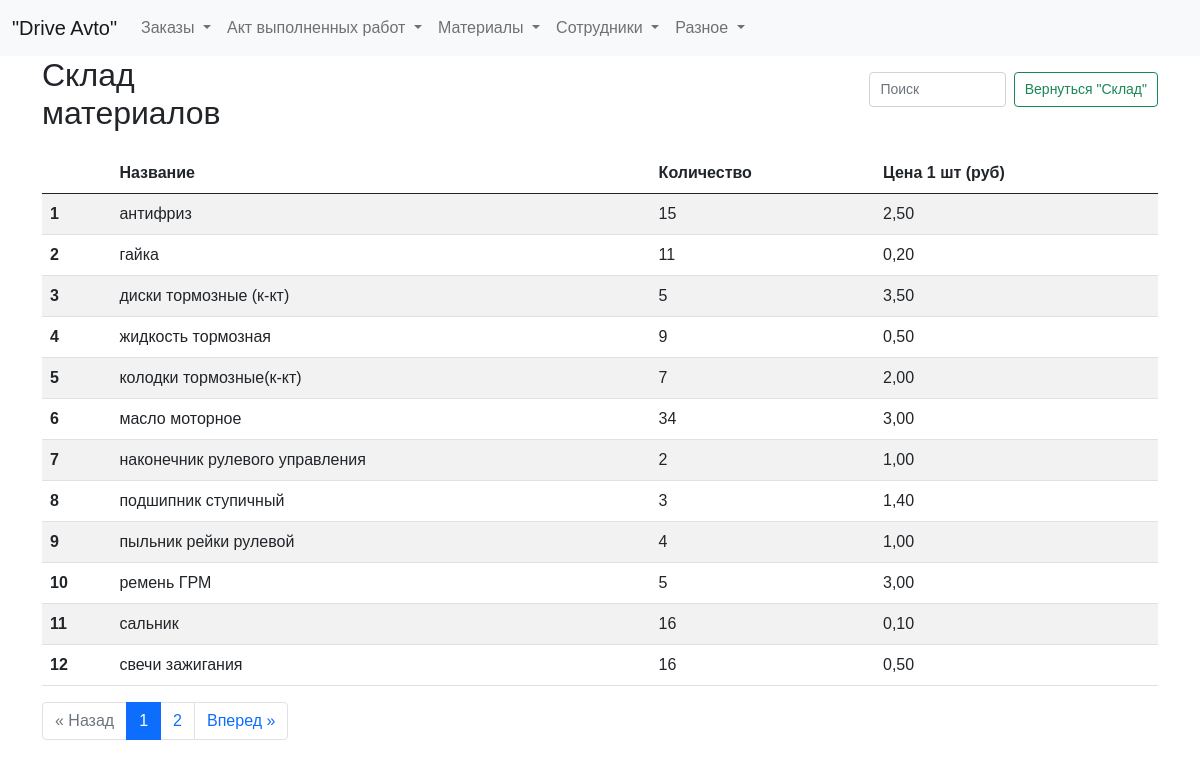
The app's page /stock with its own data.
### tables this page shows
CREATE TABLE stock_plus (
id integer PRIMARY KEY AUTOINCREMENT,
name text NOT NULL,
quantity integer NOT NULL,
price_unit integer NOT NULL
);

### fcompany.py (the view)
@app.route("/stock")
def showStock():
    page = request.args.get('page', 1, type=int)
    per_page = 12  # Количество элементов на странице
    stock_query = dbase.getStock()  # Получаем все элементы склада
    total_items = len(stock_query)  # Получаем общее количество элементов
    total_pages = ceil(total_items / per_page)  # Вычисляем общее количество страниц
    start_index = (page - 1) * per_page
    end_index = start_index + per_page
    stock = stock_query[start_index:end_index]  # Получаем элементы текущей страницы
    pagination = {
        'page': page,
        'per_page': per_page,
        'total_pages': total_pages,
        'total_items': total_items
    }
    return render_template("stock.html", title="Склад материалов", stock=stock, pagination=pagination)

### fcompany.py (called while the page is built)
def connect_db():  # общая функция для установления соединения с БД
    conn = sqlite3.connect(app.config['DATABASE'])
    conn.row_factory = sqlite3.Row  # записи будут представлены не в виде кортежей, а в виде словаря (для исп в шаблонах)
    return conn

def get_db():
    if not hasattr(g, 'link_db'):
        g.link_db = connect_db()
    return g.link_db

@app.before_request
def before_request():
    global dbase
    db = get_db()
    dbase = FDataBase(db)

### templates/stock.html (shortened to what this page needs)
{% extends 'base.html' %}
{% block content %}
<div class="header-container">
  <h2>Склад материалов</h2>
  <form class="d-flex search-form" role="search">
    <input class="form-control me-2 narrow-search" type="search" id="searchInput" placeholder="Поиск" aria-label="Search">
    <button class="btn btn-outline-success narrow-button" type="submit">Вернуться "Склад"</button>
  </form>
</div>
<table id="myTable" class="table table-striped">
  <thead>
    <tr>
      <th scope="col"></th>
      <th scope="col">Название</th>
      <th scope="col">Количество</th>
      <th scope="col">Цена 1 шт (руб)</th>
    </tr>
  </thead>
  <tbody>
    {% for row in stock %}
    <tr>
      <th scope="row">{{ loop.index }}</th>
      <td>{{ row.name_total }}</td>
      <td>{{ row.quantity_total }}</td>
      <td>{{ ('%.2f' % (row.price_unit_total / 100) ) | replace('.', ',') }}</td>
    </tr>
    {% endfor %}
  </tbody>
</table>
{% if pagination.total_items > pagination.per_page %}
<nav aria-label="Page navigation">
  <ul class="pagination justify-content-center">
    {% if pagination.page > 1 %}
      <li class="page-item"><a class="page-link" href="{{ url_for('showStock', page=pagination.page-1) }}">&laquo; Назад</a></li>
    {% else %}
      <li class="page-item disabled"><span class="page-link">&laquo; Назад</span></li>
    {% endif %}
    {% for page_num in range(1, pagination.total_pages+1) %}
      {% if page_num == pagination.page %}
        <li class="page-item active"><span class="page-link">{{ page_num }}</span></li>
      {% else %}
        <li class="page-item"><a class="page-link" href="{{ url_for('showStock', page=page_num) }}">{{ page_num }}</a></li>
      {% endif %}
    {% endfor %}
    {% if pagination.page < pagination.total_pages %}
      <li class="page-item"><a class="page-link" href="{{ url_for('showStock', page=pagination.page+1) }}">Вперед &raquo;</a></li>
    {% else %}
      <li class="page-item disabled"><span class="page-link">Вперед &raquo;</span></li>
    {% endif %}
  </ul>
</nav>
{% endif %}
{% endblock %}

### static/css/styles.css (style rules this page uses)
input.form-control { width: 100%; }
.narrow-button { max-width: 250px; white-space: nowrap; font-size: 16px; }
.narrow-search { max-width: 400px; }
.header-container { display: flex; justify-content: space-between; align-items: center; margin-bottom: 20px; }
.search-form { margin-left: 300px; }
h2 { margin: 0; margin-right: 300px; }
html, body { font-family: 'Arial'; margin: 0; padding: 0; height: 100%; width: 100%; }
a { color: #0059b2; text-decoration: none; }
.btn { margin-bottom: 10px; }
.narrow-search { height: 35px; font-size: 14px; padding: 5px 10px; }
.narrow-button { height: 35px; font-size: 14px; padding: 5px 10px; line-height: 1.5; }

### records on screen
stock_plus: name_total "антифриз", quantity_total "15", price_unit_total "2,50"
stock_plus: name_total "гайка", quantity_total "11", price_unit_total "0,20"
stock_plus: name_total "диски тормозные (к-кт)", quantity_total "5", price_unit_total "3,50"
stock_plus: name_total "жидкость тормозная", quantity_total "9", price_unit_total "0,50"
stock_plus: name_total "колодки тормозные(к-кт)", quantity_total "7", price_unit_total "2,00"
stock_plus: name_total "масло моторное", quantity_total "34", price_unit_total "3,00"
stock_plus: name_total "наконечник рулевого управления", quantity_total "2", price_unit_total "1,00"
stock_plus: name_total "подшипник ступичный", quantity_total "3", price_unit_total "1,40"
stock_plus: name_total "пыльник рейки рулевой", quantity_total "4", price_unit_total "1,00"
stock_plus: name_total "ремень ГРМ", quantity_total "5", price_unit_total "3,00"
stock_plus: name_total "сальник", quantity_total "16", price_unit_total "0,10"
stock_plus: name_total "свечи зажигания", quantity_total "16", price_unit_total "0,50"

### other values on screen
{{ page_num }} "1"
{{ page_num }} "2"
